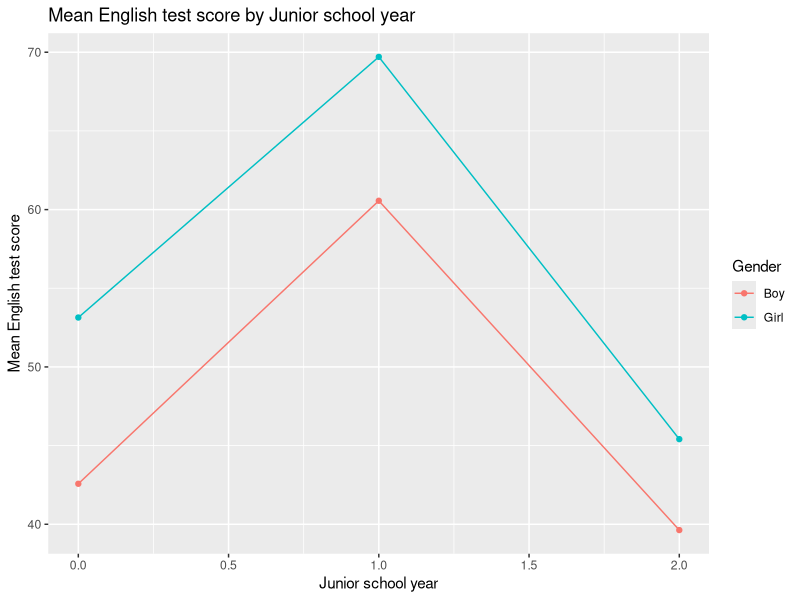
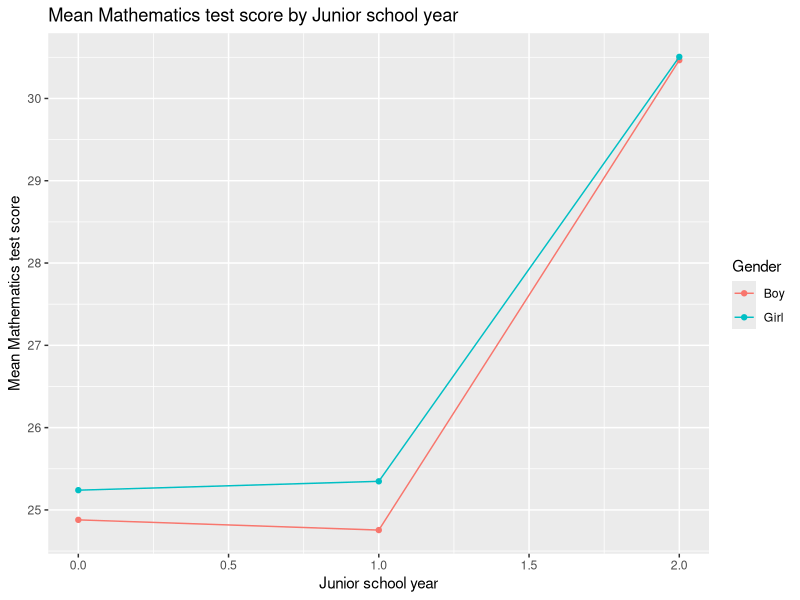
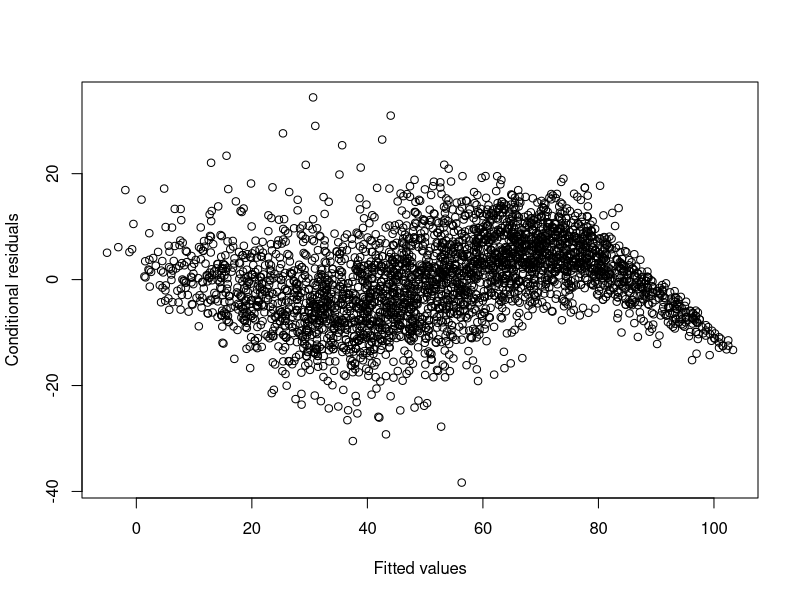
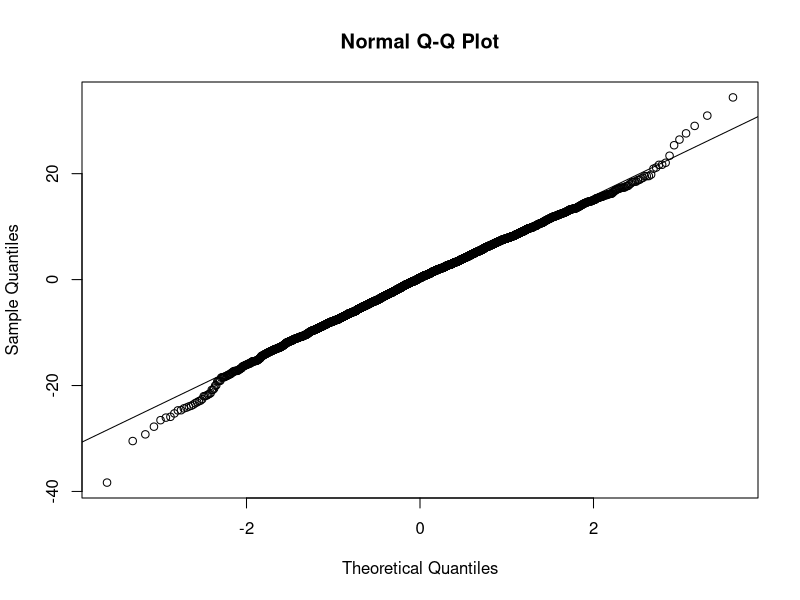
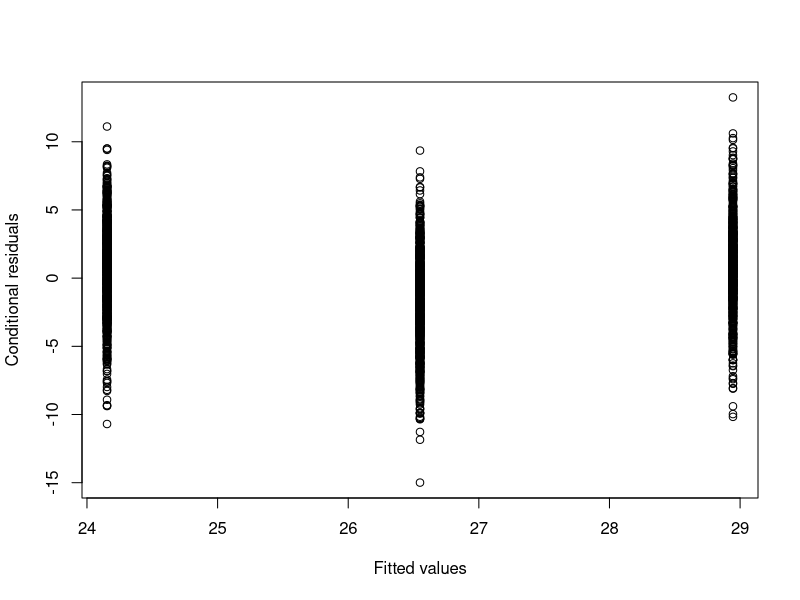

Generate these figures, in order, with R:

# Load the required libraries
library(dplyr)
library(ggplot2)
library(lmerTest)

jsp_data <- read.csv("downloads/jsp_data.csv")

# Convert all character variables into factors
jsp_data <- jsp_data %>%
  mutate_if(is.character, as.factor)

# Inspect the structure of the dataset
str(jsp_data)

###

# str(jsp_data)
# 'data.frame':	3236 obs. of  8 variables:
#   $ School               : int  1 1 1 1 1 1 1 1 1 1 ...
# $ Class                : int  1 1 1 1 1 1 1 1 1 1 ...
# $ Gender               : Factor w/ 2 levels "Boy","Girl": 2 2 2 1 1 1 1 1 1 1 ...
# $ Ravens.test.in.year.1: int  23 23 23 15 15 22 22 22 14 14 ...
# $ Student.ID           : int  1 1 1 2 2 3 3 3 4 4 ...
# $ English.test         : int  72 80 39 7 17 88 89 83 12 25 ...
# $ Mathematics.test     : int  23 24 23 14 11 36 32 39 24 26 ...
# $ Junior.school.year   : int  0 1 2 0 1 0 1 2 0 1 ...

###

# Add a factor variable version of Junior.school.year
jsp_data <- jsp_data %>%
  mutate(Junior.school.year.factor = factor(Junior.school.year))

### Exploratory data analysis

# Summarize the nesting of students within schools
jsp_data %>%
  group_by(School) %>%
  summarise(n_students = n_distinct(Student.ID))

# Group the data by Junior.school.year (numeric) and Gender, and calculate the mean English test score and store in a different r object
data_grouped <- jsp_data %>%
  group_by(Junior.school.year, Gender) %>%
  summarise(mean_English_test = mean(English.test, na.rm = TRUE),
            sd_English_test = sd(English.test, na.rm = TRUE),
            mean_Mathematics_test = mean(Mathematics.test, na.rm = TRUE),
            sd_Mathematics_test = sd(Mathematics.test, na.rm = TRUE),
            n = n())

# Plot the mean English test score by Junior.school.year and colour by Gender
data_grouped %>%
  ggplot(aes(x = Junior.school.year, y = mean_English_test, color = Gender)) +
  geom_point() +
  geom_line() +
  labs(
    title = "Mean English test score by Junior school year",
    x = "Junior school year",
    y = "Mean English test score"
  )

# Plot the mean mathematics test score by Junior.school and colour by Gender
data_grouped %>%
  ggplot(aes(x = Junior.school.year, y = mean_Mathematics_test, color = Gender)) +
  geom_point() +
  geom_line() +
  labs(
    title = "Mean Mathematics test score by Junior school year",
    x = "Junior school year",
    y = "Mean Mathematics test score"
  )

jspr <- jsp_data

full_model_eng <- lmer(English.test ~ poly(Junior.school.year,2) + Gender + poly(Junior.school.year, 2) * Gender + (1| School/Student.ID),data = jspr)
summary(full_model_eng)

linear_model_eng <-lmer(English.test ~ Junior.school.year + Gender + Junior.school.year * Gender + (1 | School/Student.ID),data = jspr)
anova(linear_model_eng, full_model_eng, refit = TRUE)

### Fit linear mixed effects models for the English test scores

# Fit the random intercept model wih nesting of students within schools, ignoring classes
model_ri <- lmer(English.test ~ Junior.school.year + (1 | School/Student.ID), data = jsp_data)
summary(model_ri)

model_ri_2 <- lmer(English.test ~ Junior.school.year.factor + (1 | School/Student.ID), data = jsp_data)
summary(model_ri_2)

model_ri_3 <- lmer(English.test ~ Junior.school.year.factor*Gender + (1 | School/Student.ID), data = jsp_data)
summary(model_ri_3)

anova(model_ri_2, model_ri_3, refit=T) # Significant interaction between Junior.school

model_ri_4 <- lmer(English.test ~ Junior.school.year.factor*Gender + (1 + Junior.school.year.factor| School) + (1 | School:Student.ID), data = jsp_data)
summary(model_ri_4)

anova(model_ri_3, model_ri_4, refit=F) 

### Evaluate estimated marginal means

ls_means(model_ri_3)
ls_means(model_ri_3, pairwise = T)

# Create a scatter plot of the conditional residuals agianst the linear predictor (fitted value)
conditional.residuals <- resid(model_ri_4, type = "response")
linear.predictor <- predict(model_ri_4, re.form = NULL)
plot(linear.predictor, conditional.residuals, xlab = "Fitted values", ylab = "Conditional residuals")

qqnorm(conditional.residuals)
qqline(conditional.residuals)

### Fit linear mixed effects models for the mathematics test scores

model_ri_math <- lmer(Mathematics.test ~ Junior.school.year + (1 | School/Student.ID), data = jsp_data)
summary(model_ri_math)

model_ri_math.f <- lmer(Mathematics.test ~ Junior.school.year.factor + (1 | School/Student.ID), data = jsp_data)
summary(model_ri_math.f)

model_ri_math.2 <- lmer(Mathematics.test ~ Junior.school.year * Gender + (1 | School/Student.ID), data = jsp_data)
summary(model_ri_math.2)

model_ri_math.2.f <- lmer(Mathematics.test ~ Junior.school.year.factor * Gender + (1 | School/Student.ID), data = jsp_data)
summary(model_ri_math.2.f)

anova(model_ri_math.2.f, model_ri_math.f, refit=T)

model_ri_math.3 <- lmer(Mathematics.test ~ Junior.school.year * Gender + (1 | Student.ID), data = jsp_data)
summary(model_ri_math.3)

anova(model_ri_math.2, model_ri_math.3, refit=F)

ls_means(model_ri_math.f)
ls_means(model_ri_math.f, pairwise = T)

conditional.residuals <- resid(model_ri_math, type = "response")
linear.predictor <- predict(model_ri_math, re.form = NA)
plot(linear.predictor, conditional.residuals, xlab = "Fitted values", ylab = "Conditional residuals")
